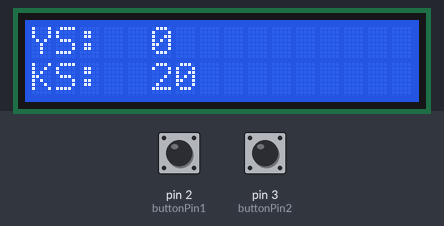
Bench run of a sketch on a simulated Arduino Uno, built with avr-gcc and run on an emulated ATmega328P. On the bench: 16×2 character LCD. The inputs (shaded band) are chosen by the test bench; at power-on: pin 2 (buttonPin1) LOW, pin 3 (buttonPin2) LOW.

Above: at 1.2 s.
1.3 s: pin 2 (buttonPin1) pulled HIGH for 0.65 s
At 2.5 s:
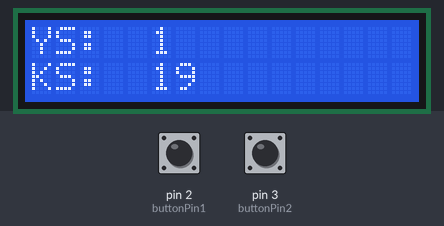
5.0 s: pin 2 (buttonPin1) pulled HIGH for 1 s
At 6.1 s:
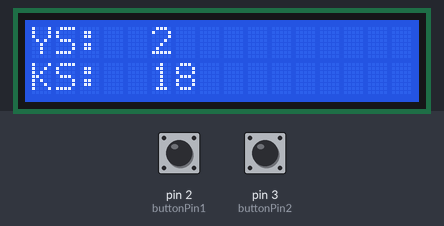
7.5 s: pin 3 (buttonPin2) pulled HIGH for 3.2 s
At 10.7 s:
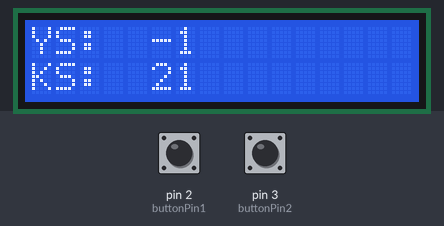
12.2 s: pin 3 (buttonPin2) pulled HIGH for 0.65 s
At 13.2 s:
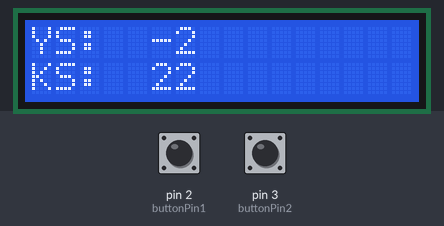
Timing chart, 0 to 15.2 s (numbered marks = the images above; inputs shaded):
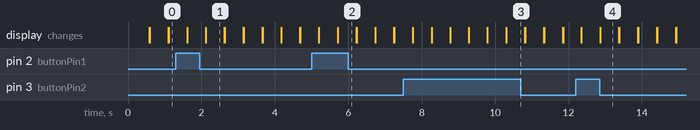

The sketch:

lcdButton.ino
```cpp
#include <LiquidCrystal_I2C.h>
#include <Wire.h>

int buttonPin1 = 2;
int buttonPin2 = 3;

int buttonValue1;
int buttonValue2;

int count = 0;
int rest = 20;

LiquidCrystal_I2C myLcd(0x27, 16, 2);

void setup() {
  pinMode(buttonPin1, INPUT);
  pinMode(buttonPin2, INPUT);
  myLcd.init();
  myLcd.backlight();

}

void loop() {
  buttonValue1 = digitalRead(buttonPin1);
  buttonValue2 = digitalRead(buttonPin2);

  if (buttonValue1 == HIGH) {
    count = count + 1; // count++ , count+=1
    delay(500);
  }

  else if (buttonValue2 == HIGH) {
    count = count - 1; // count-- , count-=1
    delay(500);
  }

  myLcd.setCursor(0, 0);
  myLcd.print("YS:");
  myLcd.setCursor(5, 0);
  myLcd.print(count);

  myLcd.setCursor(0, 1);
  myLcd.print("KS:");
  myLcd.setCursor(5, 1);
  myLcd.print(rest - count);

  if (rest - count == 0) {
    count = 0;
    rest = 20;
  }

  delay(500);
  myLcd.clear();


}
```

Measured:
- what the display in image 1 shows lasts 0.5 s, from 2.1 s to 2.6 s
